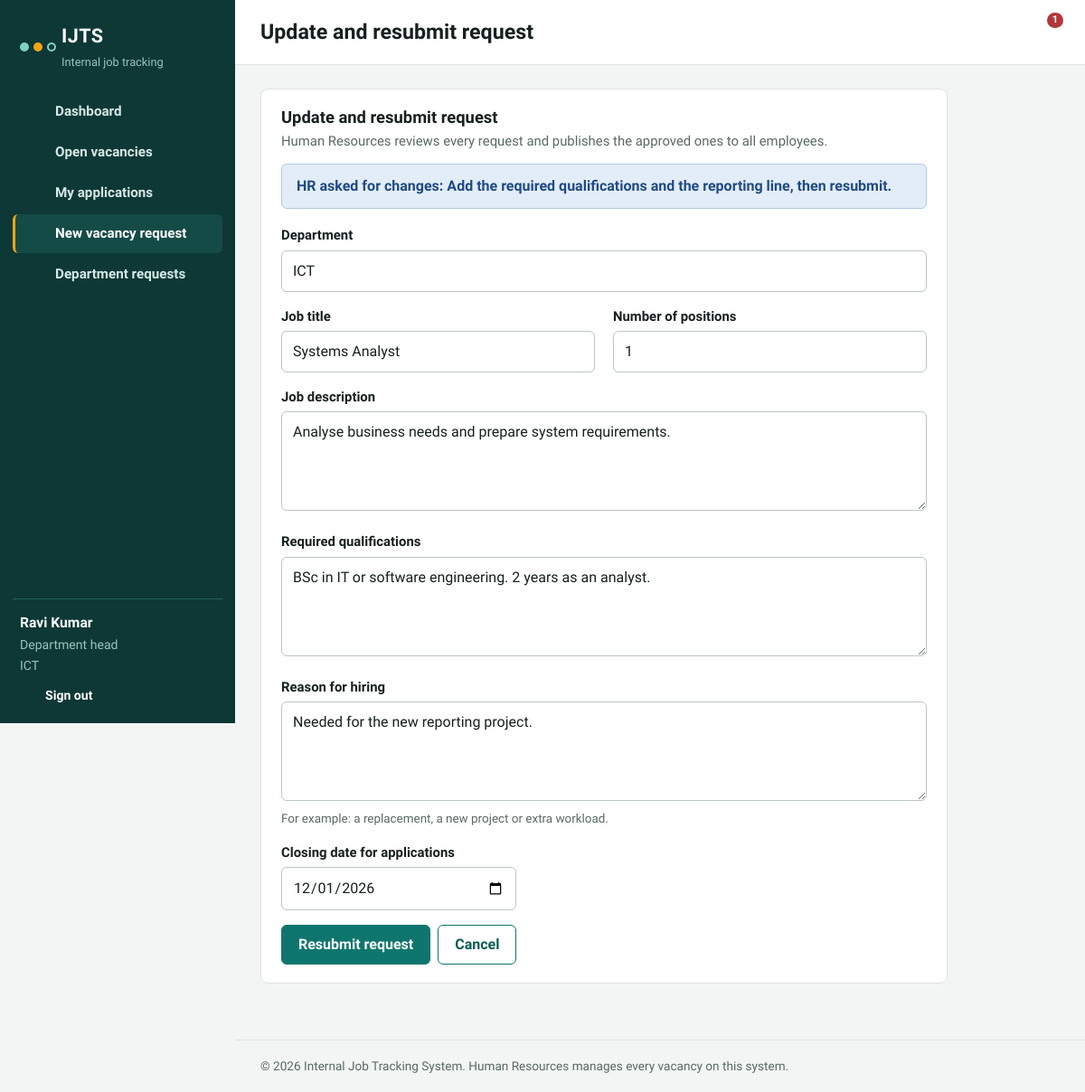
Screenshot of /request_new.php?id=5 (signed in) with the database file from the repository.
### tables this page shows
CREATE TABLE users (
  id INT UNSIGNED AUTO_INCREMENT PRIMARY KEY,
  full_name VARCHAR(100) NOT NULL,
  email VARCHAR(120) NOT NULL UNIQUE,
  password_hash VARCHAR(255) NOT NULL,
  role ENUM('admin','hr','manager','employee') NOT NULL DEFAULT 'employee',
  department_id INT UNSIGNED NOT NULL,
  status ENUM('Active','Inactive') NOT NULL DEFAULT 'Active',
  created_at TIMESTAMP DEFAULT CURRENT_TIMESTAMP,
  FOREIGN KEY (department_id) REFERENCES departments(id)
);

CREATE TABLE departments (
  id INT UNSIGNED AUTO_INCREMENT PRIMARY KEY,
  name VARCHAR(80) NOT NULL UNIQUE
);

CREATE TABLE vacancies (
  id INT UNSIGNED AUTO_INCREMENT PRIMARY KEY,
  title VARCHAR(150) NOT NULL,
  department_id INT UNSIGNED NOT NULL,
  requested_by INT UNSIGNED NOT NULL,
  positions TINYINT UNSIGNED NOT NULL DEFAULT 1,
  description TEXT NOT NULL,
  qualifications TEXT NOT NULL,
  justification TEXT NULL,
  closing_date DATE NOT NULL,
  status ENUM('Pending','Approved','Published','Returned','Rejected','Closed','Filled') NOT NULL DEFAULT 'Pending',
  hr_comment TEXT NULL,
  reviewed_by INT UNSIGNED NULL,
  created_at TIMESTAMP DEFAULT CURRENT_TIMESTAMP,
  published_at DATETIME NULL,
  FOREIGN KEY (department_id) REFERENCES departments(id),
  FOREIGN KEY (requested_by) REFERENCES users(id),
  FOREIGN KEY (reviewed_by) REFERENCES users(id),
  INDEX idx_vac_status (status)
);

### includes/db.php (called while the page is built)
<?php
function db() {
    static $pdo = null;
    if ($pdo === null) {
        try {
            $pdo = new PDO(
                'mysql:host=' . DB_HOST . ';dbname=' . DB_NAME . ';charset=utf8mb4',
                DB_USER,
                DB_PASS,
                [
                    PDO::ATTR_ERRMODE => PDO::ERRMODE_EXCEPTION,
                    PDO::ATTR_DEFAULT_FETCH_MODE => PDO::FETCH_ASSOC,
                    PDO::ATTR_EMULATE_PREPARES => false,
                ]
            );
        } catch (PDOException $ex) {
            http_response_code(500);
            die('Cannot connect to the database. Check the settings in config/config.php and make sure you imported database/schema.sql.');
        }
    }
    return $pdo;
}

### request_new.php (the view, shortened to what this page needs)
<?php
require_once 'includes/functions.php';
require_role(['manager', 'hr', 'admin']);
$u = current_user();
$edit = null;
if (isset($_GET['id'])) {
    $edit = q_one("SELECT * FROM vacancies WHERE id = ? AND department_id = ? AND status = 'Returned'", [(int)$_GET['id'], $u['department_id']]);
}
$pageTitle = $edit ? 'Update and resubmit request' : 'New vacancy request';
$f = [
    'title' => $edit['title'] ?? '', 'positions' => $edit['positions'] ?? 1,
    'description' => $edit['description'] ?? '', 'qualifications' => $edit['qualifications'] ?? '',
    'justification' => $edit['justification'] ?? '', 'closing_date' => $edit['closing_date'] ?? '',
];
include 'includes/header.php';
?>
<section class="panel form-narrow">
  <h2><?= e($pageTitle) ?></h2>
  <p class="sub">Human Resources reviews every request and publishes the approved ones to all employees.</p>
  <?php if ($edit && $edit['hr_comment']): ?><div class="alert alert-info"><strong>HR asked for changes:</strong> <?= e($edit['hr_comment']) ?></div><?php endif; ?>
  <form method="post">
    <div class="field"><label>Department</label><input type="text" value="<?= e($u['dept_name']) ?>" disabled></div>
    <div class="form-grid">
      <div class="field"><label for="title">Job title</label><input type="text" id="title" name="title" value="<?= e($f['title']) ?>" maxlength="150" required></div>
      <div class="field"><label for="positions">Number of positions</label><input type="number" id="positions" name="positions" min="1" max="50" value="<?= e($f['positions']) ?>" required></div>
    </div>
    <div class="field"><label for="description">Job description</label><textarea id="description" name="description" required><?= e($f['description']) ?></textarea></div>
    <div class="field"><label for="qualifications">Required qualifications</label><textarea id="qualifications" name="qualifications" required><?= e($f['qualifications']) ?></textarea></div>
    <div class="field"><label for="justification">Reason for hiring</label><textarea id="justification" name="justification"><?= e($f['justification']) ?></textarea><span class="hint">For example: a replacement, a new project or extra workload.</span></div>
    <div class="field" style="max-width:260px"><label for="closing_date">Closing date for applications</label><input type="date" id="closing_date" name="closing_date" value="<?= e($f['closing_date']) ?>" min="<?= date('Y-m-d') ?>" required></div>
    <div class="actions"><button class="btn" type="submit"><?= $edit ? 'Resubmit request' : 'Send request to HR' ?></button><a class="btn ghost" href="my_requests.php">Cancel</a></div>
  </form>
</section>
<?php include 'includes/footer.php'; ?>

### includes/header.php (shortened to what this page needs)
<?php
$u = current_user();
$page = basename($_SERVER['PHP_SELF']);
$nav = [];
$nav[] = ['dashboard.php', 'Dashboard', 'dashboard'];
$nav[] = ['vacancies.php', 'Open vacancies', 'briefcase'];
if (in_array($u['role'], ['employee', 'manager'], true)) { $nav[] = ['my_applications.php', 'My applications', 'file']; }
if (in_array($u['role'], ['manager', 'hr', 'admin'], true)) {
    $nav[] = ['request_new.php', 'New vacancy request', 'plus'];
    $nav[] = ['my_requests.php', 'Department requests', 'inbox'];
}
$unread = (int)q_val("SELECT COUNT(*) FROM notifications WHERE user_id = ? AND is_read = 0", [$u['id']]);
?>
<!DOCTYPE html>
<html lang="en">
<head>
<link rel="stylesheet" href="assets/css/style.css">
</head>
<body>
<div class="app">
  <aside class="sidebar" id="sidebar">
    <a class="brand" href="dashboard.php">
      <span class="mark" aria-hidden="true"><i></i><i></i><i></i></span>
      <span class="brand-text"><strong><?= e(APP_NAME) ?></strong><small>Internal job tracking</small></span>
    </a>
    <nav class="nav" aria-label="Main">
      <?php foreach ($nav as $n): ?>
        <a href="<?= e($n[0]) ?>" class="<?= $page === $n[0] ? 'active' : '' ?>"><?= icon($n[2]) ?><span><?= e($n[1]) ?></span></a>
      <?php endforeach; ?>
    </nav>
    <div class="side-user">
      <strong><?= e($u['full_name']) ?></strong>
      <span><?= e(role_label($u['role'])) ?></span>
      <span><?= e($u['dept_name']) ?></span>
      <a href="logout.php" class="logout"><?= icon('logout') ?> Sign out</a>
    </div>
  </aside>
  <div class="main">
    <header class="topbar">
      <h1><?= e($pageTitle ?? 'Dashboard') ?></h1>
      <a class="bell" href="notifications.php" aria-label="Notifications"><?= icon('bell') ?><?php if ($unread > 0): ?><em><?= $unread ?></em><?php endif; ?></a>
    </header>
    <main class="content">

### assets/css/style.css (style rules this page uses)
:root { --ink:#0D3836; --ink-soft:#154B47; --ink-line:#25605A; --ink-text:#D6E8E4; --canvas:#F2F5F4; --surface:#FFFFFF; --text:#16201F; --muted:#586966; --line:#DCE4E1; --primary:#0F766E; --primary-dark:#0B5B55; --accent:#F2A516; --success:#1E7F4F; --danger:#B3363A; --info:#2A5DA8; --warn:#8A5200; --r:8px; --r-sm:6px; --font-head:'Bricolage Grotesque','Segoe UI',system-ui,sans-serif; --font-body:'Source Sans 3','Segoe UI',system-ui,-apple-system,Arial,sans-serif; }
* { box-sizing:border-box }
html { font-size:16px }
body { margin:0;font-family:var(--font-body);color:var(--text);background:var(--canvas);line-height:1.5 }
h1,h2,h3 { font-family:var(--font-head);margin:0;line-height:1.2 }
a { color:var(--primary-dark) }
.app { display:grid;grid-template-columns:260px 1fr;min-height:100vh }
.sidebar { background:var(--ink);color:var(--ink-text);display:flex;flex-direction:column;position:sticky;top:0;height:100vh;padding:20px 14px }
.brand { display:flex;align-items:center;gap:12px;text-decoration:none;color:#fff;padding:4px 8px 22px }
.brand-text strong { display:block;font-family:var(--font-head);font-size:1.35rem;letter-spacing:.02em }
.brand-text small { color:#9CC3BC;font-size:.8rem }
.mark { display:flex;align-items:center;width:34px }
.mark i { width:10px;height:10px;border-radius:50%;border:2px solid #7FD1C5;background:transparent;position:relative;flex:none }
.mark i+i { margin-left:5px }
.mark i:nth-child(1) { background:#7FD1C5 }
.mark i:nth-child(2) { background:var(--accent);border-color:var(--accent) }
.nav { display:flex;flex-direction:column;gap:2px;overflow:auto;flex:1 }
.nav a { display:flex;align-items:center;gap:12px;padding:10px 12px;border-radius:var(--r-sm);color:var(--ink-text);text-decoration:none;font-weight:600;font-size:.95rem;border-left:3px solid transparent }
.nav a.active { background:var(--ink-soft);border-left-color:var(--accent);color:#fff }
.side-user { border-top:1px solid var(--ink-line);padding:14px 8px 0;display:flex;flex-direction:column;gap:2px;font-size:.88rem }
.side-user strong { color:#fff;font-size:.98rem }
.side-user span { color:#9CC3BC }
.logout { display:inline-flex;align-items:center;gap:8px;margin-top:10px;color:#fff;text-decoration:none;font-weight:600 }
.main { display:flex;flex-direction:column;min-width:0 }
.topbar { display:flex;align-items:center;gap:14px;padding:16px 28px;background:var(--surface);border-bottom:1px solid var(--line);position:sticky;top:0;z-index:5 }
.topbar h1 { font-size:1.45rem;flex:1 }
.bell { position:relative;color:var(--text);padding:6px }
.bell em { position:absolute;top:-2px;right:-4px;background:var(--danger);color:#fff;font-style:normal;font-size:.7rem;font-weight:700;border-radius:10px;padding:0 5px;min-width:18px;text-align:center }
.content { padding:26px 28px 40px;max-width:1180px;width:100% }
.panel { background:var(--surface);border:1px solid var(--line);border-radius:var(--r);padding:20px 22px;margin-bottom:22px }
.panel>h2 { font-size:1.15rem;margin-bottom:4px }
.panel .sub { color:var(--muted);margin:0 0 14px;font-size:.93rem }
.field { margin-bottom:16px }
.field label { display:block;font-weight:600;margin-bottom:5px;font-size:.93rem }
.field .hint { display:block;color:var(--muted);font-size:.84rem;margin-top:3px }
input[type=text],input[type=email],input[type=password],input[type=number],input[type=date],select,textarea { width:100%;padding:10px 12px;border:1px solid #B9C7C3;border-radius:var(--r-sm);font:inherit;background:#fff;color:var(--text) }
textarea { min-height:110px;resize:vertical }
.form-grid { display:grid;grid-template-columns:1fr 1fr;gap:0 20px }
.form-narrow { max-width:760px }
.btn { display:inline-flex;align-items:center;justify-content:center;gap:8px;padding:9px 18px;border-radius:var(--r-sm);border:1px solid var(--primary);background:var(--primary);color:#fff;font:inherit;font-weight:600;cursor:pointer;text-decoration:none }
.btn.ghost { background:#fff;color:var(--primary-dark) }
.actions { display:flex;gap:8px;flex-wrap:wrap;align-items:center }
.alert { padding:12px 16px;border-radius:var(--r-sm);margin-bottom:18px;border:1px solid;font-weight:600 }
.alert-info { background:#E3EDF9;border-color:#B2C8E6;color:#1F4A87 }

### rows the page displays
users: full_name "Ravi Kumar", role "Department head", department.name "ICT"
vacancies: hr_comment "Add the required qualifications and the reporting line, then resubmit.", title "Systems Analyst", positions "1", description "Analyse business needs and prepare system requirements.", qualifications "BSc in IT or software engineering. 2 years as an analyst.", justification "Needed for the new reporting project.", closing_date "12/01/2026"

### other values shown
APP_NAME "IJTS"
$n[1] "Dashboard"
$n[1] "Open vacancies"
$n[1] "My applications"
$n[1] "New vacancy request"
$n[1] "Department requests"
$pageTitle "Update and resubmit request"
$unread "1"
APP_FULL_NAME "Internal Job Tracking System"
